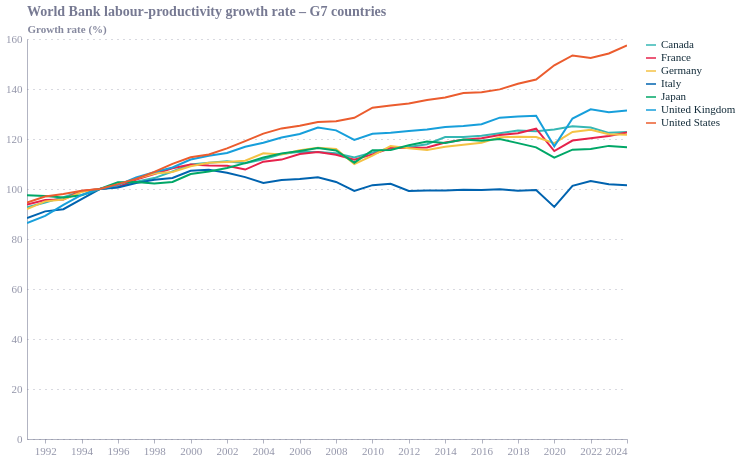

The code cell stored with this chart in its notebook:
### Code cell
import altair as alt

# wb_data was created earlier in the notebook and already contains
# a `growth_rate` column (year‑on‑year % change) and a datetime `year`.
chart_growth = alt.Chart(wb_data).mark_line().encode(
    x='year:T',
    y=alt.Y('indexed_1995:Q', title='Growth rate (%)'),
    color='country:N'
).properties(
    width=600,
    height=400,
    title='World Bank labour‑productivity growth rate – G7 countries'
).interactive()

chart_growth

# save if you need a file
# chart_growth.save('wb_growth_rate_chart.png', scale_factor=2.0)

### Figure 1 — Vega-Lite specification as saved in the notebook (floating-point values rounded to 4 significant figures; data arrays with more than 128 entries replaced by an {"elided": "..."} marker saying what was removed)
{"config": {"font": "Circular Std", "text": {"color": "#676A86", "align": "left", "baseline": "middle", "dx": 7, "dy": 0, "fontSize": 11}, "view": {"stroke": null, "continuousWidth": 400, "continuousHeight": 300, "discreteWidth": 400, "discreteHeight": 300}, "range": {"category": ["#36B7B4", "#E6224B", "#F4C245", "#0063AF", "#00A767", "#179FDB", "#EB5C2E"], "diverging": ["#E6224B", "#E54753", "#C9C9C9", "#179FDB", "#122B39"], "heatmap": ["#C9C9C9", "#179FDB", "#0063AF", "#122B39"], "ordinal": ["#00A767", "#36B7B4", "#179FDB", "#0063AF", "#243B5A"]}, "bar": {"color": "#179fdb"}, "line": {"color": "#e6224b"}, "rule": {"color": "#676A86"}, "area": {"opacity": 0.3}, "point": {"filled": true, "size": 80, "color": "#e6224b", "opacity": 0.95}, "geoshape": {"stroke": "white", "strokeWidth": 0.3}, "rect": {"fill": "#d6d4d4", "opacity": 0.3}, "axis": {"labelColor": "#676A86", "labelFontSize": 11, "labelFont": "Circular Std", "labelOpacity": 0.7, "tickColor": "#676A86", "tickOpacity": 0.5, "domainColor": "#676A86", "domainOpacity": 0.5, "gridColor": "#676A86", "gridDash": [2, 2], "gridOpacity": 0.5, "title": null, "titleColor": "#676A86", "titleOpacity": 0.8, "tickSize": 4}, "axisXDiscrete": {"grid": false, "labelAngle": 0, "tickCount": 10, "tickOpacity": 0.5, "title": null}, "axisYDiscrete": {"ticks": false, "labelPadding": 5}, "axisXTemporal": {"grid": false, "ticks": true}, "axisXQuantitative": {"grid": true}, "axisYQuantitative": {"gridColor": "#676A86", "gridDash": [1, 5], "gridOpacity": 0.5, "ticks": false, "labelPadding": 5, "tickCount": 8, "titleAngle": 0, "titleAlign": "left", "titleBaseline": "bottom", "titleX": 0, "titleY": -5}, "title": {"color": "#676A86E6", "subtitleColor": "#676A86", "font": "Circular Std", "subtitleFont": "Circular Std", "anchor": "start", "fontSize": 14, "subtitleFontSize": 12, "subtitlePadding": 4, "offset": 0, "frame": "group"}, "legend": {"titleColor": "#122b39", "title": null, "labelColor": "#122b39", "labelFontSize": 11}}, "data": {"name": "data-d5f400c6bb38b15ccbc8a86d5448250a"}, "mark": {"type": "line"}, "encoding": {"color": {"field": "country", "type": "nominal"}, "x": {"field": "year", "type": "temporal"}, "y": {"field": "indexed_1995", "title": "Growth rate (%)", "type": "quantitative"}}, "height": 400, "params": [{"name": "param_64", "select": {"type": "interval", "encodings": ["x", "y"]}, "bind": "scales"}], "title": "World Bank labour‑productivity growth rate – G7 countries", "width": 600, "$schema": "https://vega.github.io/schema/vega-lite/v5.20.1.json", "datasets": {"data-d5f400c6bb38b15ccbc8a86d5448250a": {"elided": "238 records"}}}
